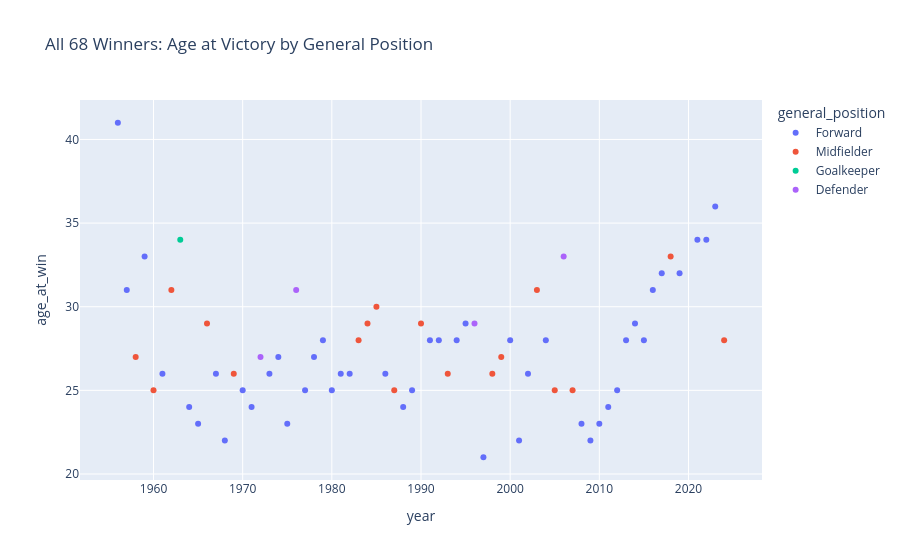

Notebook code cell kept with this figure:
### Code cell
for pos, group in df_valid.groupby("general_position"):
    print(f"\n==================== POSIÇÃO: {pos.upper()} ({len(group)} vencedores) ====================")
    display(group[["year", "player", "modern_country", "club", "age_at_win", "season_goals", "season_assists", "trophy_tier"]])

fig2 = px.scatter(
    df_valid,
    x="year",
    y="age_at_win",
    color="general_position",
    hover_data=["player", "modern_country", "club", "season_goals", "season_assists"],
    title="All 68 Winners: Age at Victory by General Position"
)
fig2.show()

### Figure 1 — Plotly figure (JSON) as saved in the notebook; plotly's stock layout.template omitted (floating-point values rounded to 4 significant figures; data arrays with more than 128 entries replaced by an {"elided": "..."} marker saying what was removed)
{"data": [{"customdata": {"elided": "45x5 mixed values"}, "hovertemplate": "general_position=Forward<br>year=%{x}<br>age_at_win=%{y}<br>player=%{customdata[0]}<br>modern_country=%{customdata[1]}<br>club=%{customdata[2]}<br>season_goals=%{customdata[3]}<br>season_assists=%{customdata[4]}<extra></extra>", "legendgroup": "Forward", "marker": {"color": "#636efa", "symbol": "circle"}, "mode": "markers", "name": "Forward", "orientation": "v", "showlegend": true, "type": "scatter", "x": [1956, 1957, 1959, 1961, 1964, 1965, 1967, 1968, 1970, 1971, 1973, 1974, 1975, 1977, 1978, 1979, 1980, 1981, 1982, 1986, 1988, 1989, 1991, 1992, 1994, 1995, 1997, 2000, 2001, 2002, 2004, 2008, 2009, 2010, 2011, 2012, 2013, 2014, 2015, 2016, 2017, 2019, 2021, 2022, 2023], "xaxis": "x", "y": [41.0, 31.0, 33.0, 26.0, 24.0, 23.0, 26.0, 22.0, 25.0, 24.0, 26.0, 27.0, 23.0, 25.0, 27.0, 28.0, 25.0, 26.0, 26.0, 26.0, 24.0, 25.0, 28.0, 28.0, 28.0, 29.0, 21.0, 28.0, 22.0, 26.0, 28.0, 23.0, 22.0, 23.0, 24.0, 25.0, 28.0, 29.0, 28.0, 31.0, 32.0, 32.0, 34.0, 34.0, 36.0], "yaxis": "y"}, {"customdata": [["Raymond Kopa", "France", "Real Madrid", 11, 15], ["Luis Suárez", "Spain", "Barcelona", 14, 18], ["Josef Masopust", "Czech Republic", "Dukla Prague", 12, 14], ["Bobby Charlton", "England", "Manchester United", 18, 15], ["Gianni Rivera", "Italy", "AC Milan", 11, 19], ["Michel Platini", "France", "Juventus", 28, 14], ["Michel Platini", "France", "Juventus", 25, 16], ["Michel Platini", "France", "Juventus", 29, 15], ["Ruud Gullit", "Netherlands", "PSV / AC Milan", 24, 15], ["Lothar Matthäus", "Germany", "Inter Milan", 13, 12], ["Roberto Baggio", "Italy", "Juventus", 30, 14], ["Zinédine Zidane", "France", "Juventus", 11, 16], ["Rivaldo", "Brazil", "Barcelona", 29, 15], ["Pavel Nedvěd", "Czech Republic", "Juventus", 14, 17], ["Ronaldinho", "Brazil", "Barcelona", 13, 16], ["Kaká", "Brazil", "AC Milan", 18, 11], ["Luka Modrić", "Croatia", "Real Madrid", 2, 8], ["Rodri", "Spain", "Manchester City", 9, 14]], "hovertemplate": "general_position=Midfielder<br>year=%{x}<br>age_at_win=%{y}<br>player=%{customdata[0]}<br>modern_country=%{customdata[1]}<br>club=%{customdata[2]}<br>season_goals=%{customdata[3]}<br>season_assists=%{customdata[4]}<extra></extra>", "legendgroup": "Midfielder", "marker": {"color": "#EF553B", "symbol": "circle"}, "mode": "markers", "name": "Midfielder", "orientation": "v", "showlegend": true, "type": "scatter", "x": [1958, 1960, 1962, 1966, 1969, 1983, 1984, 1985, 1987, 1990, 1993, 1998, 1999, 2003, 2005, 2007, 2018, 2024], "xaxis": "x", "y": [27.0, 25.0, 31.0, 29.0, 26.0, 28.0, 29.0, 30.0, 25.0, 29.0, 26.0, 26.0, 27.0, 31.0, 25.0, 25.0, 33.0, 28.0], "yaxis": "y"}, {"customdata": [["Lev Yashin", "Soviet Union", "Dynamo Moscow", 0, 0]], "hovertemplate": "general_position=Goalkeeper<br>year=%{x}<br>age_at_win=%{y}<br>player=%{customdata[0]}<br>modern_country=%{customdata[1]}<br>club=%{customdata[2]}<br>season_goals=%{customdata[3]}<br>season_assists=%{customdata[4]}<extra></extra>", "legendgroup": "Goalkeeper", "marker": {"color": "#00cc96", "symbol": "circle"}, "mode": "markers", "name": "Goalkeeper", "orientation": "v", "showlegend": true, "type": "scatter", "x": [1963], "xaxis": "x", "y": [34.0], "yaxis": "y"}, {"customdata": [["Franz Beckenbauer", "Germany", "Bayern Munich", 6, 11], ["Franz Beckenbauer", "Germany", "Bayern Munich", 5, 10], ["Matthias Sammer", "Germany", "Borussia Dortmund", 5, 6], ["Fabio Cannavaro", "Italy", "Juventus / Real Madrid", 4, 1]], "hovertemplate": "general_position=Defender<br>year=%{x}<br>age_at_win=%{y}<br>player=%{customdata[0]}<br>modern_country=%{customdata[1]}<br>club=%{customdata[2]}<br>season_goals=%{customdata[3]}<br>season_assists=%{customdata[4]}<extra></extra>", "legendgroup": "Defender", "marker": {"color": "#ab63fa", "symbol": "circle"}, "mode": "markers", "name": "Defender", "orientation": "v", "showlegend": true, "type": "scatter", "x": [1972, 1976, 1996, 2006], "xaxis": "x", "y": [27.0, 31.0, 29.0, 33.0], "yaxis": "y"}], "layout": {"legend": {"title": {"text": "general_position"}, "tracegroupgap": 0}, "title": {"text": "All 68 Winners: Age at Victory by General Position"}, "xaxis": {"anchor": "y", "domain": [0, 1], "title": {"text": "year"}}, "yaxis": {"anchor": "x", "domain": [0, 1], "title": {"text": "age_at_win"}}}}
